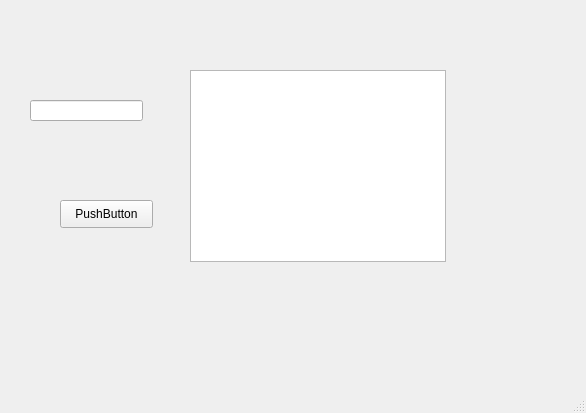
<?xml version="1.0" encoding="UTF-8"?>
<ui version="4.0">
 <class>MainWindow</class>
 <widget class="QMainWindow" name="MainWindow">
  <property name="geometry">
   <rect>
    <x>0</x>
    <y>0</y>
    <width>586</width>
    <height>413</height>
   </rect>
  </property>
  <property name="windowTitle">
   <string>MainWindow</string>
  </property>
  <widget class="QWidget" name="centralwidget">
   <widget class="QTextBrowser" name="textBrowser">
    <property name="geometry">
     <rect>
      <x>190</x>
      <y>70</y>
      <width>256</width>
      <height>192</height>
     </rect>
    </property>
   </widget>
   <widget class="QLineEdit" name="lineEdit">
    <property name="geometry">
     <rect>
      <x>30</x>
      <y>100</y>
      <width>113</width>
      <height>21</height>
     </rect>
    </property>
   </widget>
   <widget class="QPushButton" name="pushButton">
    <property name="geometry">
     <rect>
      <x>60</x>
      <y>200</y>
      <width>93</width>
      <height>28</height>
     </rect>
    </property>
    <property name="text">
     <string>PushButton</string>
    </property>
   </widget>
  </widget>
  <widget class="QMenuBar" name="menubar">
   <property name="geometry">
    <rect>
     <x>0</x>
     <y>0</y>
     <width>586</width>
     <height>26</height>
    </rect>
   </property>
  </widget>
  <widget class="QStatusBar" name="statusbar"/>
 </widget>
 <resources/>
 <connections/>
</ui>
